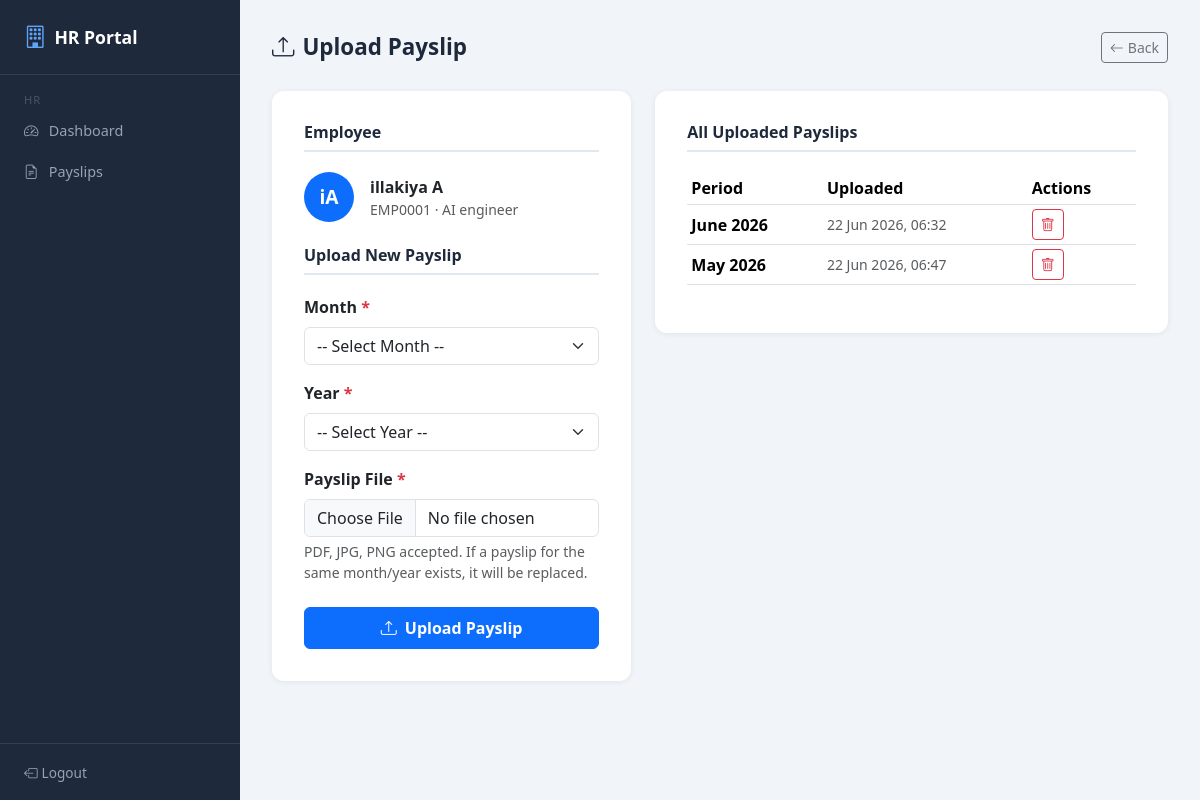
The app's page /hr/payslip/upload/1 (signed in) with its own data.
### sql.py (models this page shows)
class Employee(db.Model):
    __tablename__ = "employees"
    employee_id = db.Column(db.Integer, primary_key=True)
    user_id = db.Column(db.Integer, db.ForeignKey("users.user_id"), unique=True)
    profile_id = db.Column(db.Integer, db.ForeignKey("employee_profiles.profile_id"))
    employee_code = db.Column(db.String(50), unique=True)
    first_name = db.Column(db.String(100))
    middle_name = db.Column(db.String(100))
    last_name = db.Column(db.String(100))
    date_of_birth = db.Column(db.Date)
    gender = db.Column(db.String(20))
    blood_group = db.Column(db.String(10))
    religion = db.Column(db.String(100))
    nationality = db.Column(db.String(100))
    place_of_birth = db.Column(db.String(200))
    mother_tongue = db.Column(db.String(100))
    marital_status = db.Column(db.String(50))
    personal_email = db.Column(db.String(120))
    mobile_number = db.Column(db.String(20))
    photo_path = db.Column(db.String(500))
    designation = db.Column(db.String(150))
    department = db.Column(db.String(150))
    joining_date = db.Column(db.Date)
    employee_status = db.Column(db.String(20), default="ACTIVE")
    perm_address_line1 = db.Column(db.String(255))
    perm_city = db.Column(db.String(100))
    perm_state = db.Column(db.String(100))
    perm_country = db.Column(db.String(100))
    curr_address_line1 = db.Column(db.String(255))
    curr_city = db.Column(db.String(100))
    bank_name = db.Column(db.String(200))
    account_number = db.Column(db.String(100))
    ifsc_code = db.Column(db.String(20))
    pf_number = db.Column(db.String(100))
    uan_number = db.Column(db.String(100))
    created_at = db.Column(db.DateTime, default=datetime.utcnow)
    user = db.relationship("User", backref=db.backref("employee", uselist=False))
    payslips = db.relationship(
        "EmployeePayslip", backref="employee", cascade="all, delete-orphan",
        order_by="desc(EmployeePayslip.year), desc(EmployeePayslip.month)"
    )

class EmployeePayslip(db.Model):
    __tablename__ = "employee_payslips"
    payslip_id = db.Column(db.Integer, primary_key=True)
    employee_id = db.Column(db.Integer, db.ForeignKey("employees.employee_id"), nullable=False)
    month = db.Column(db.Integer, nullable=False)
    year = db.Column(db.Integer, nullable=False)
    file_path = db.Column(db.String(500), nullable=False)
    uploaded_by = db.Column(db.Integer, db.ForeignKey("users.user_id"))
    uploaded_at = db.Column(db.DateTime, default=datetime.utcnow)
    __table_args__ = (
        db.UniqueConstraint("employee_id", "month", "year", name="unique_employee_payslip"),
    )

### HRdashboard.py (the view, shortened to what this page needs)
@app.route("/hr/payslip/upload/<int:employee_id>", methods=["GET", "POST"])
@login_required
@role_required("HR")
def hr_upload_payslip(employee_id):
    employee = Employee.query.get_or_404(employee_id)
    all_payslips = (
        EmployeePayslip.query
        .filter_by(employee_id=employee_id)
        .order_by(EmployeePayslip.year.desc(), EmployeePayslip.month.desc())
        .all()
    )
    months = [
        (1, "January"), (2, "February"), (3, "March"), (4, "April"),
        (5, "May"), (6, "June"), (7, "July"), (8, "August"),
        (9, "September"), (10, "October"), (11, "November"), (12, "December"),
    ]
    current_year = datetime.utcnow().year
    years = list(range(current_year - 3, current_year + 2))
    return render_template(
        "hr_upload_payslip.html",
        employee=employee,
        all_payslips=all_payslips,
        months=months,
        years=years,
    )

### app.py (called while the page is built)
@login_manager.user_loader
def load_user(user_id):
    return db.session.get(User, int(user_id))

### utils.py (called while the page is built)
def role_required(*roles):
    def decorator(func):
        @wraps(func)
        def wrapper(*args, **kwargs):
            if not current_user.is_authenticated:
                abort(403)
            if current_user.role not in roles:
                abort(403)
            return func(*args, **kwargs)
        return wrapper
    return decorator

### templates/hr_upload_payslip.html (shortened to what this page needs)
{% extends "base.html" %}
{% block content %}
<div class="topbar">
  <h1><i class="bi bi-upload me-2"></i>Upload Payslip</h1>
  <a href="{{ url_for('hr_payslips') }}" class="btn btn-outline-secondary btn-sm"><i class="bi bi-arrow-left me-1"></i>Back</a>
</div>
<div class="row g-4">
  <div class="col-md-5">
    <div class="card-form">
      <h5 class="section-title">Employee</h5>
      <div class="d-flex align-items-center gap-3 mb-3">
        <div class="rounded-circle bg-primary d-flex align-items-center justify-content-center text-white fw-bold"
          style="width:50px;height:50px;font-size:1.2rem;">
          {{ employee.first_name[0] }}{{ employee.last_name[0] if employee.last_name else '' }}
        </div>
        <div>
          <div class="fw-bold">{{ employee.first_name }} {{ employee.last_name }}</div>
          <div class="text-muted small">{{ employee.employee_code }} · {{ employee.designation or '—' }}</div>
        </div>
      </div>
      <h5 class="section-title mt-4">Upload New Payslip</h5>
      <form method="POST" enctype="multipart/form-data">
        <div class="mb-3">
          <label class="form-label fw-semibold">Month <span class="text-danger">*</span></label>
          <select name="month" class="form-select" required>
            <option value="">-- Select Month --</option>
          </select>
        </div>
        <div class="mb-3">
          <label class="form-label fw-semibold">Year <span class="text-danger">*</span></label>
          <select name="year" class="form-select" required>
            <option value="">-- Select Year --</option>
          </select>
        </div>
        <div class="mb-4">
          <label class="form-label fw-semibold">Payslip File <span class="text-danger">*</span></label>
          <input type="file" name="payslip_file" class="form-control" accept=".pdf,.jpg,.jpeg,.png" required />
          <div class="form-text">PDF, JPG, PNG accepted. If a payslip for the same month/year exists, it will be replaced.</div>
        </div>
        <button type="submit" class="btn btn-primary w-100 fw-semibold py-2">
          <i class="bi bi-upload me-2"></i>Upload Payslip
        </button>
      </form>
    </div>
  </div>
  <div class="col-md-7">
    <div class="card-form">
      <h5 class="section-title">All Uploaded Payslips</h5>
      {% set month_names = ["","January","February","March","April","May","June","July","August","September","October","November","December"] %}
      {% if all_payslips %}
      <div class="table-responsive">
        <table class="table table-sm align-middle">
          <thead><tr><th>Period</th><th>Uploaded</th><th>Actions</th></tr></thead>
          <tbody>
            {% for ps in all_payslips %}
            <tr>
              <td class="fw-semibold">{{ month_names[ps.month] }} {{ ps.year }}</td>
              <td class="small text-muted">{{ ps.uploaded_at.strftime('%d %b %Y, %H:%M') }}</td>
              <td>
                <form method="POST" action="{{ url_for('hr_delete_payslip', payslip_id=ps.payslip_id) }}" class="d-inline"
                  onsubmit="return confirm('Delete this payslip?')">
                  <button type="submit" class="btn btn-sm btn-outline-danger"><i class="bi bi-trash"></i></button>
                </form>
              </td>
            </tr>
            {% endfor %}
          </tbody>
        </table>
      </div>
      {% else %}
      <div class="text-center py-4 text-muted">
        <i class="bi bi-file-earmark-x fs-1 d-block mb-2"></i>
        No payslips uploaded yet.
      </div>
      {% endif %}
    </div>
  </div>
</div>
{% endblock %}

### templates/base.html (style rules this page uses)
:root { --sidebar-width: 240px; --primary: #2563eb; --primary-dark: #1d4ed8; }
body { background: #f1f5f9; font-family: 'Segoe UI', sans-serif; }
.topbar { display: flex; justify-content: space-between; align-items: center; margin-bottom: 1.75rem; }
.topbar h1 { font-size: 1.4rem; font-weight: 700; color: #1e293b; margin: 0; }
.card-form { background: #fff; border-radius: 12px; padding: 2rem; box-shadow: 0 1px 6px rgba(0,0,0,.07); }
.section-title { font-size: 1rem; font-weight: 700; color: #1e293b; border-bottom: 2px solid #e2e8f0; padding-bottom: .5rem; margin-bottom: 1.25rem; }

### records on screen
Employee: first_name "i", last_name "A", first_name "illakiya", employee_code "EMP0001", designation "AI engineer"
EmployeePayslip: month "June", year "2026", uploaded_at "22 Jun 2026, 06:32"
EmployeePayslip: month "May", year "2026", uploaded_at "22 Jun 2026, 06:47"
